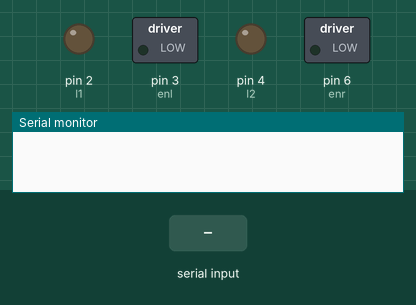
A sketch run on a simulated Arduino Uno, built with avr-gcc and run on an emulated ATmega328P. Shown: switched loads named in the sketch (green lamp = pin HIGH), output pins drawn as LEDs (lit = HIGH), the last lines printed to the serial monitor. The inputs (shaded band) are chosen by the test bench. Pins used as bus, display or sensor lines are not drawn.

Above: at 1.2 s.
1.3 s: "F" received over Serial
At 1.9 s:
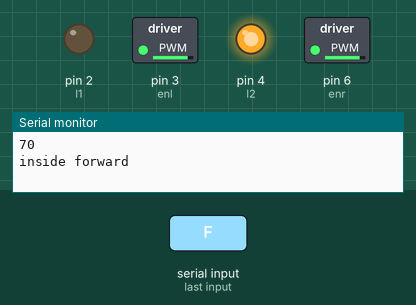
2.8 s: "R" received over Serial
At 4.0 s:
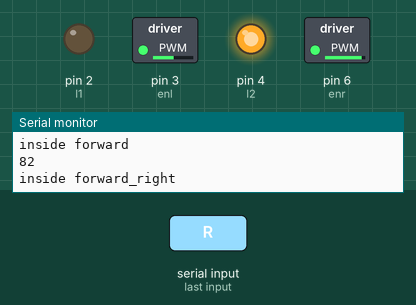
4.3 s: "r" received over Serial
At 5.3 s:
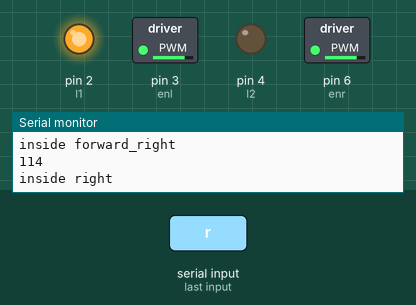
5.8 s: "L" received over Serial
At 6.5 s:
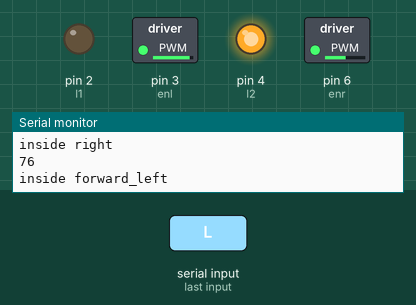
Timing chart, 0 to 8.3 s (numbered marks = the images above; inputs shaded):
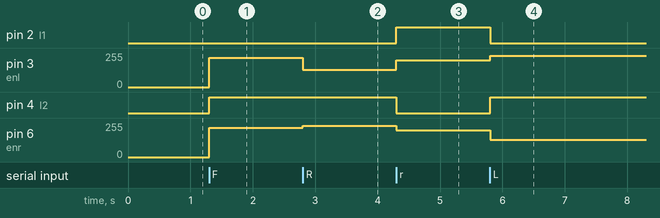

The sketch:

differential_drive.ino
```cpp
// Pin Config
//int pwm_a = 10; //PWM control for motor outputs 1 and 2 is on digital pin 10
int turn_delay = 500;//msec
int l1=2;//A3
int l2=4;//A2

int r1=7;//A1
int r2=8;//A0


int enl=3;//11
int enr=6;//10

//Control Variables
int PWM_l = 0; // Change the intial values for setting the different motor speed
int PWM_r = 0;
int PWM_diff = 0;

void setup()
{
  Serial.begin(9600);


  pinMode(l1,OUTPUT);   // Left motor output
  pinMode(l2,OUTPUT);

  pinMode(r1,OUTPUT);  //Right motor output
  pinMode(r2,OUTPUT);

  pinMode(enl,OUTPUT);   //Enable pins of R and L motors
  pinMode(enr,OUTPUT);

  analogWrite(enl, PWM_l);
  analogWrite(enr, PWM_r);

}

void loop()
{
  if(Serial.available())
  {
    int ch = Serial.read();
      Serial.println(ch);
      if((char)ch == 'F')
        forward();
      else if(char(ch) == 'S')
        halt();
      else if(char(ch) == 'R')
        forward_right();
      else if(char(ch) == 'r')
        right();//halt()
      else if(char(ch) == 'L')
        forward_left();
      else if(char(ch) == 'l')
        left();//halt()
      else if(char(ch) == 'B')
        backward();
  }

}


void left()//
{
   PWM_l = 200;
   PWM_r = 200;

  digitalWrite(l1, LOW);
  digitalWrite(l2, HIGH);
  analogWrite(enl, PWM_l);

  digitalWrite(r1, HIGH);
  digitalWrite(r2, LOW);
  analogWrite(enr, PWM_r);

  Serial.println("inside left");
  delay(turn_delay);
}

void right()//
{
   PWM_l = 200;
   PWM_r = 200;

  digitalWrite(l1, HIGH);
  digitalWrite(l2, LOW);
  analogWrite(enl, PWM_l);

  digitalWrite(r1, LOW);
  digitalWrite(r2, HIGH);
  analogWrite(enr, PWM_r);

  Serial.println("inside right");
  delay(turn_delay);
}

void forward_left()//
{
   PWM_r = 200 -70;
   PWM_l = 233;

  digitalWrite(l2, HIGH);
  digitalWrite(l1, LOW);
  analogWrite(enl, PWM_l);

  digitalWrite(r2, HIGH);
  digitalWrite(r1, LOW);
  analogWrite(enr, PWM_r);

  Serial.println("inside forward_left");
}

void forward_right()//
{
   PWM_r = 233;
   PWM_l = 200 - 70;

  digitalWrite(l2, HIGH);
  digitalWrite(l1, LOW);
  analogWrite(enl, PWM_l);

  digitalWrite(r2, HIGH);
  digitalWrite(r1, LOW);
  analogWrite(enr, PWM_r);

  Serial.println("inside forward_right");
}


void forward()//here pwm_l correlates to right wheel
              // and pwm_r correlates to left wheel
{
   PWM_r = 220;
   PWM_l = 220;

  digitalWrite(l2, HIGH);
  digitalWrite(l1, LOW);
  analogWrite(enl, PWM_l);

  digitalWrite(r2, HIGH);
  digitalWrite(r1, LOW);
  analogWrite(enr, PWM_r);

  Serial.println("inside forward");
}
void backward()//
{
   PWM_r = 220;
   PWM_l = 200;

  digitalWrite(l2, LOW);
  digitalWrite(l1, HIGH);
  analogWrite(enl, PWM_l);

  digitalWrite(r2, LOW);
  digitalWrite(r1, HIGH);
  analogWrite(enr, PWM_r);

  Serial.println("inside backward");
}

void halt()
{
   PWM_l = 0;
   PWM_r = 0;
  digitalWrite(l2, LOW);
  digitalWrite(l1, LOW);
  analogWrite(enl, PWM_l);

  digitalWrite(r2, LOW);
  digitalWrite(r1, LOW);
  analogWrite(enr, PWM_r);

  Serial.println("inside halt ");
}
```

Measured:
- after the input at 1.3 s, pin 3 (enl), pin 6 (enr): 0/255 → 220/255 at once; pin 4 (l2): LOW → HIGH at once
- after the input at 2.8 s, pin 3 (enl): 220/255 → 130/255 at once; pin 6 (enr): 220/255 → 233/255 at once
- after the input at 4.3 s, pin 2 (l1): LOW → HIGH at once; pin 3 (enl): 130/255 → 200/255 at once; pin 4 (l2): HIGH → LOW at once; pin 6 (enr): 233/255 → 200/255 at once
- after the input at 5.8 s, pin 2 (l1): HIGH → LOW at once; pin 3 (enl): 200/255 → 233/255 at once; pin 4 (l2): LOW → HIGH at once; pin 6 (enr): 200/255 → 130/255 at once
